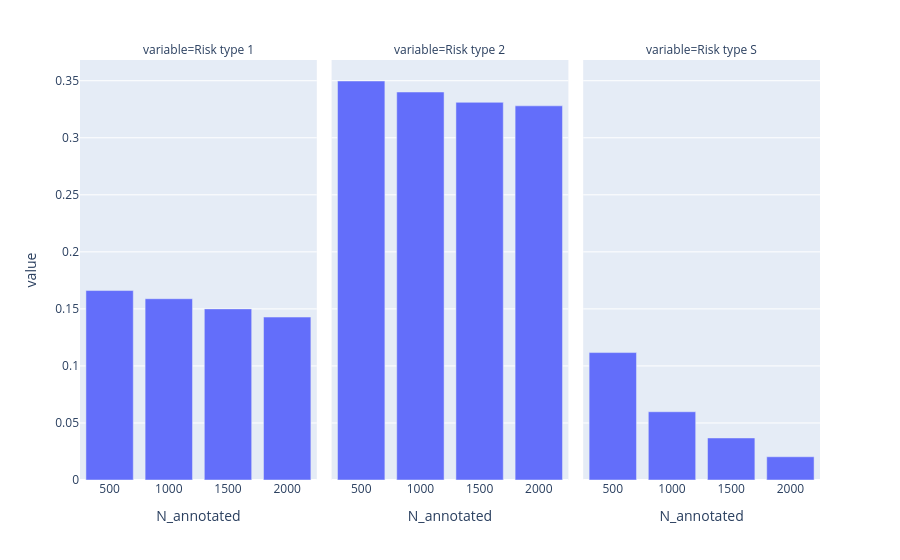

The code cell stored with this chart in its notebook:
### Code cell
import plotly.express as px


result = []
for n_sample, sub_df in df.groupby("N_annotated"):
    result += [{
        "N_annotated": n_sample,
        "Risk type 1": get_risk(sub_df, "error_type_1"),
        "Risk type 1 (support)": get_risk_support(sub_df, "error_type_1"),
        "Risk type 2": get_risk(sub_df, "error_type_2"),
        "Risk type 2 (support)": get_risk_support(sub_df, "error_type_2"),
        "Risk type S": get_risk(sub_df, "error_type_S"),
        "Risk type S (support)": get_risk_support(sub_df, "error_type_S"),
    }]
result = pd.DataFrame(result)
plot_df = result.melt(id_vars=["N_annotated"], value_vars=["Risk type 1", "Risk type 2", "Risk type S"])
px.bar(plot_df, x="N_annotated", y="value", facet_col="variable")

### Figure 1 — Plotly figure (JSON) as saved in the notebook; plotly's stock layout.template omitted (floating-point values rounded to 4 significant figures)
{"data": [{"hovertemplate": "variable=Risk type 1<br>N_annotated=%{x}<br>value=%{y}<extra></extra>", "legendgroup": "", "marker": {"color": "#636efa", "pattern": {"shape": ""}}, "name": "", "orientation": "v", "showlegend": false, "textposition": "auto", "type": "bar", "x": [500, 1000, 1500, 2000], "xaxis": "x", "y": [0.1661, 0.1589, 0.15, 0.1428], "yaxis": "y"}, {"hovertemplate": "variable=Risk type 2<br>N_annotated=%{x}<br>value=%{y}<extra></extra>", "legendgroup": "", "marker": {"color": "#636efa", "pattern": {"shape": ""}}, "name": "", "orientation": "v", "showlegend": false, "textposition": "auto", "type": "bar", "x": [500, 1000, 1500, 2000], "xaxis": "x2", "y": [0.3498, 0.3401, 0.331, 0.328], "yaxis": "y2"}, {"hovertemplate": "variable=Risk type S<br>N_annotated=%{x}<br>value=%{y}<extra></extra>", "legendgroup": "", "marker": {"color": "#636efa", "pattern": {"shape": ""}}, "name": "", "orientation": "v", "showlegend": false, "textposition": "auto", "type": "bar", "x": [500, 1000, 1500, 2000], "xaxis": "x3", "y": [0.1117, 0.05983, 0.03685, 0.02036], "yaxis": "y3"}], "layout": {"annotations": [{"font": {}, "showarrow": false, "text": "variable=Risk type 1", "x": 0.16, "xanchor": "center", "xref": "paper", "y": 1, "yanchor": "bottom", "yref": "paper"}, {"font": {}, "showarrow": false, "text": "variable=Risk type 2", "x": 0.5, "xanchor": "center", "xref": "paper", "y": 1, "yanchor": "bottom", "yref": "paper"}, {"font": {}, "showarrow": false, "text": "variable=Risk type S", "x": 0.84, "xanchor": "center", "xref": "paper", "y": 1, "yanchor": "bottom", "yref": "paper"}], "barmode": "relative", "legend": {"tracegroupgap": 0}, "margin": {"t": 60}, "xaxis": {"anchor": "y", "domain": [0, 0.32], "title": {"text": "N_annotated"}}, "xaxis2": {"anchor": "y2", "domain": [0.34, 0.66], "matches": "x", "title": {"text": "N_annotated"}}, "xaxis3": {"anchor": "y3", "domain": [0.68, 1.0], "matches": "x", "title": {"text": "N_annotated"}}, "yaxis": {"anchor": "x", "domain": [0, 1], "title": {"text": "value"}}, "yaxis2": {"anchor": "x2", "domain": [0, 1], "matches": "y", "showticklabels": false}, "yaxis3": {"anchor": "x3", "domain": [0, 1], "matches": "y", "showticklabels": false}}}
